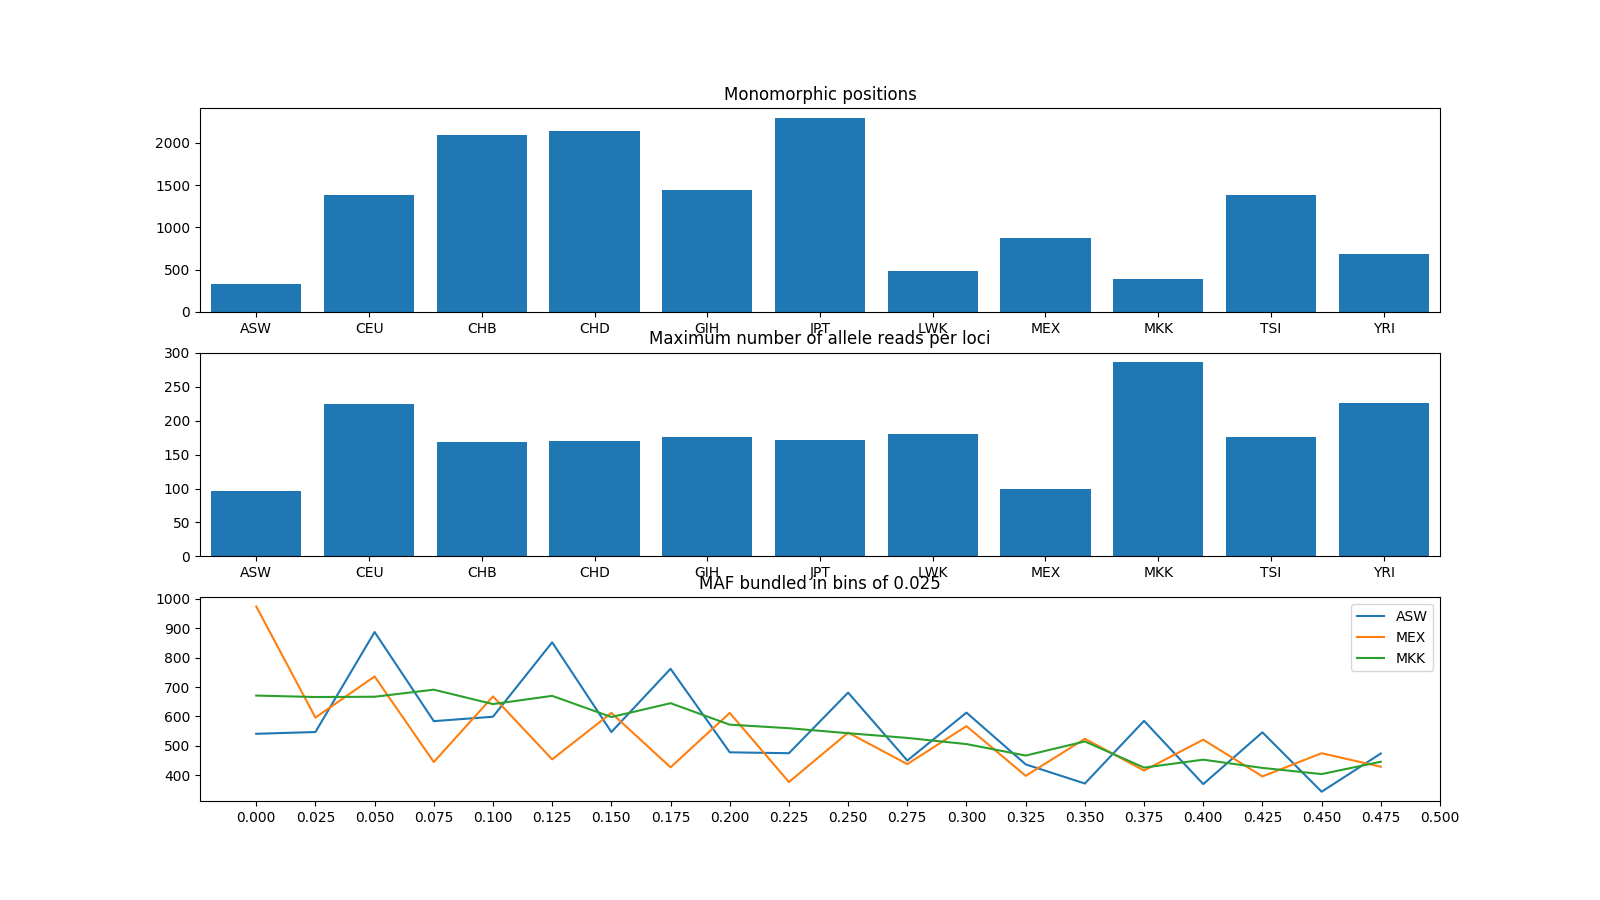

Source code (Python):
from Bio.PopGen.GenePop import Controller as gpc
ctrl = gpc.GenePopController()
my_pops = [l.rstrip() for l in open('hapmap10_auto_noofs_2.pops')]
num_pops = len(my_pops)
print(num_pops)
pop_iter, loci_iter = ctrl.calc_allele_genotype_freqs('hapmap10_auto_noofs_2')

from collections import defaultdict
fix_pops = [0 for i in range(num_pops)]
num_reads = [defaultdict(int) for i in range(num_pops)]
num_buckets = 20
MAFs = []

for i in range(num_pops):
	MAFs.append([0] * num_buckets)
for locus_data in loci_iter:
	locus_name = locus_data[0]
	allele_list = locus_data[1]
	pop_of_loci = locus_data[2]
	for i in range(num_pops):
		locus_num_reads = pop_of_loci[i][2]
		num_reads[i][locus_num_reads] += 1
		maf = min(pop_of_loci[i][1])
		if maf == 0:
			fix_pops[i] += 1
		else:
			bucket = min([num_buckets - 1, int(maf * 2 * num_buckets)])
			MAFs[i][bucket] += 1
import numpy as np
import seaborn as sns
import matplotlib as mpl
mpl.use('Agg')
import matplotlib.pyplot as plt

fig, axs = plt.subplots(3, figsize = (16, 9), squeeze = False)
axs[0, 0].bar([(x + 0.5) for x in range(num_pops)], fix_pops)
axs[0, 0].set_xlim(0, 11)
axs[0, 0].set_xticks(0.5 + np.arange(num_pops))
axs[0, 0].set_xticklabels(my_pops)
axs[0, 0].set_title('Monomorphic positions')

axs[1, 0].bar([(x + 0.5) for x in range(num_pops)], [np.max(list(vals.keys())) for vals in num_reads])
axs[1, 0].set_xlim(0, 11)
axs[1, 0].set_xticks(0.5 + np.arange(num_pops))
axs[1, 0].set_xticklabels(my_pops)
axs[1, 0].set_title('Maximum number of allele reads per loci')

for pop in [0, 7, 8]:
	axs[2, 0].plot(MAFs[pop], label = my_pops[pop])
axs[2, 0].legend()
axs[2, 0].set_xticks(range(num_buckets + 1))
axs[2, 0].set_xticklabels(['%.3f' % (x / (num_buckets * 2.)) for x in range(num_buckets + 1)])
axs[2, 0].set_title('MAF bundled in bins of 0.025')

plt.savefig('P102.png')

exp_hes = []
for pop_data in pop_iter:
	pop_name, allele = pop_data
	print(pop_name)
	exp_vals = []
	for locus_name, vals in allele.items():
		geno_list, heterozygosity, allele_cnts, summary = vals
		cexp_ho, cobs_ho, cexp_he, cobs_he = heterozygosity
		exp_vals.append(cexp_he / (cexp_he + cexp_ho))
	exp_hes.append(exp_vals)
fig = plt.figure(figsize = (16, 9))
ax = fig.add_subplot(111)
sns.boxplot(data = exp_hes, ax = ax)
ax.set_title('Distribution of expected Heterozygosity')
ax.set_xticks(np.arange(num_pops))
ax.set_xticklabels(my_pops)
plt.savefig('P102_1.png')